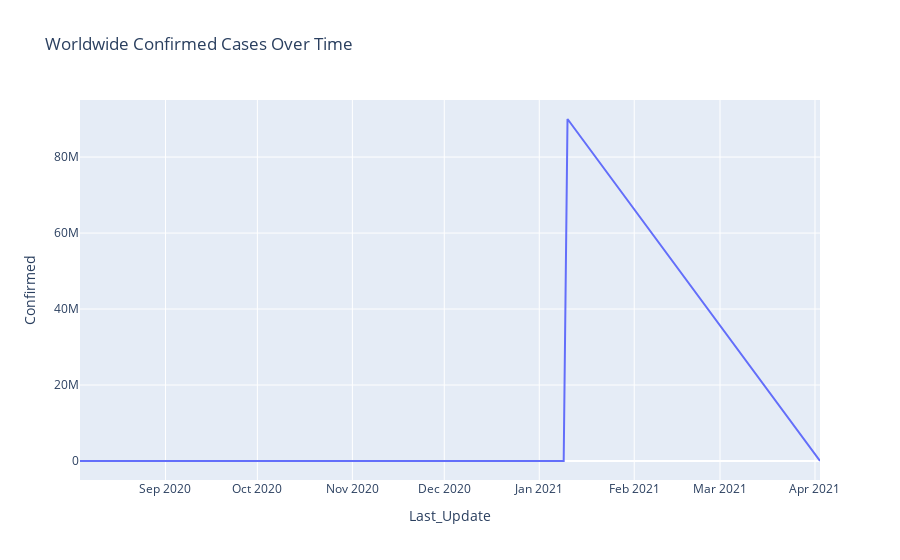

Notebook code cell kept with this figure:
### Code cell
confirmed_cases = covid_data.groupby('Last_Update')['Last_Update', 'Confirmed'].sum().reset_index()
fig = px.line(confirmed_cases, x="Last_Update", y="Confirmed",
             title="Worldwide Confirmed Cases Over Time")
fig.show()

### Figure 1 — Plotly figure (JSON) as saved in the notebook; plotly's stock layout.template omitted (floating-point values rounded to 4 significant figures)
{"data": [{"hovertemplate": "Last_Update=%{x}<br>Confirmed=%{y}<extra></extra>", "legendgroup": "", "line": {"color": "#636efa", "dash": "solid"}, "marker": {"symbol": "circle"}, "mode": "lines", "name": "", "orientation": "v", "showlegend": false, "type": "scatter", "x": ["2020-08-04 02:27:56", "2020-08-07 22:34:20", "2020-12-21 13:27:30", "2021-01-08 23:22:27", "2021-01-10 05:22:12", "2021-04-02 15:13:53"], "xaxis": "x", "y": [152, 0, 788, 196, 90020479, 399], "yaxis": "y"}], "layout": {"legend": {"tracegroupgap": 0}, "title": {"text": "Worldwide Confirmed Cases Over Time"}, "xaxis": {"anchor": "y", "domain": [0, 1], "title": {"text": "Last_Update"}}, "yaxis": {"anchor": "x", "domain": [0, 1], "title": {"text": "Confirmed"}}}}
